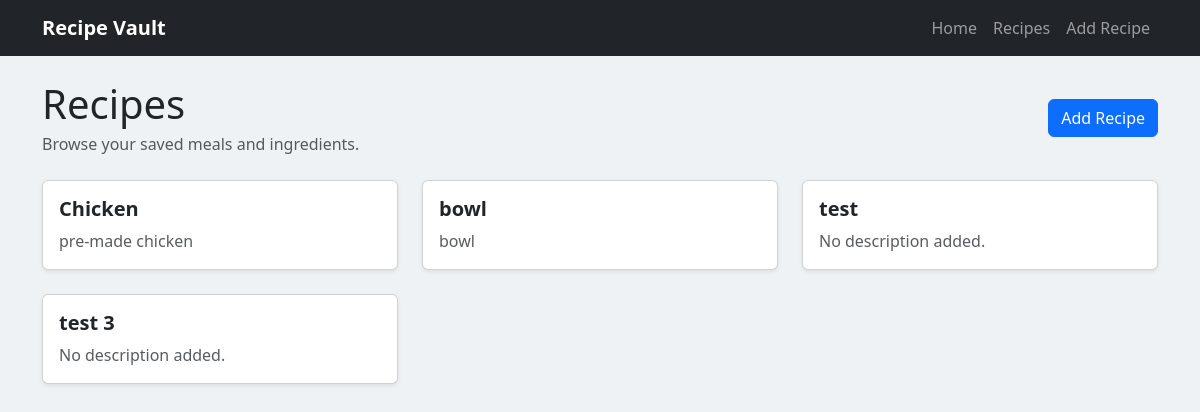
Page /recipes on the earlier database version.
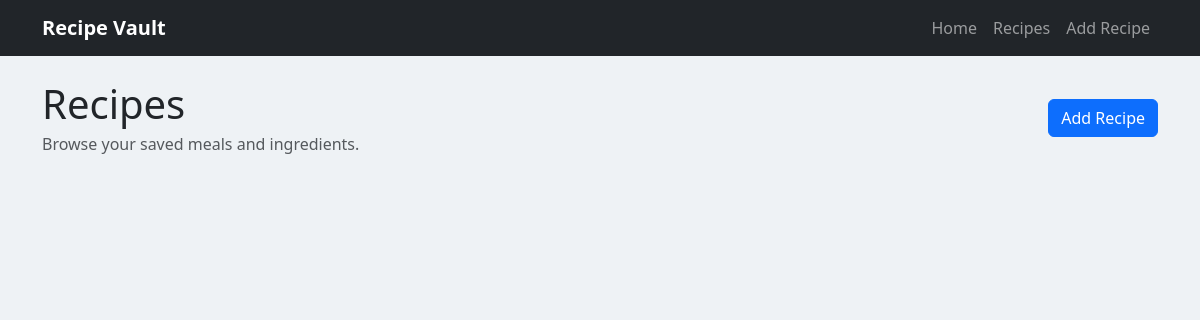
Same page on the later database version.
### app/models.py (models this page shows)
class Recipe(db.Model):
  id = db.Column(db.Integer, primary_key=True)
  title = db.Column(db.String(100), nullable=False)
  description = db.Column(db.String(500))
  ingredients = db.relationship(
    "Ingredient",
     backref="recipe",
     cascade="all, delete-orphan")
  instructions = db.Column(db.Text)

### app/routes.py (the view)
  @app.route("/recipes")
  def recipes():
    recipeList=Recipe.query.all()
    return render_template("recipes.html", recipes=recipeList)

### app/templates/recipes.html (shortened to what this page needs)
{% extends "base.html" %}
{% block content %}
<div class="d-flex justify-content-between align-items-center mb-4">
    <div>
        <h1 class="mb-1">Recipes</h1>
        <p class="text-muted mb-0">Browse your saved meals and ingredients.</p>
    </div>
    <a class="btn btn-primary" href="/recipes/new">Add Recipe</a>
</div>
<div class="row g-4">
    {% for recipe in recipes %}
    <div class="col-md-6 col-lg-4">
        <a href="/recipes/{{ recipe.id }}" class="text-decoration-none text-dark">
            <div class="card recipe-card h-100 shadow-sm">
                <div class="card-body">
                    <h5 class="card-title">{{ recipe.title }}</h5>
                    <p class="card-text text-muted">
                        {{ recipe.description or "No description added." }}
                    </p>
                </div>
            </div>
        </a>
    </div>
    {% endfor %}
</div>
{% endblock %}

### app/templates/base.html (shortened to what this page needs)
<!DOCTYPE html>
<html lang="en">
<head>
    <link href="https://cdn.jsdelivr.net/npm/bootstrap@5.3.3/dist/css/bootstrap.min.css" rel="stylesheet">
    <link rel="stylesheet" href="{{ url_for('static', filename='css/style.css') }}">
</head>
<body>
    <nav class="navbar navbar-expand-lg navbar-dark bg-dark mb-4">
        <div class="container">
            <a class="navbar-brand fw-bold" href="/">Recipe Vault</a>
            <div class="navbar-nav">
                <a class="nav-link" href="/">Home</a>
                <a class="nav-link" href="/recipes">Recipes</a>
                <a class="nav-link" href="/recipes/new">Add Recipe</a>
            </div>
        </div>
    </nav>
    <main class="container">
        {% block content %}
        {% endblock %}
    </main>
</body>
</html>

### app/static/css/style.css (style rules this page uses)
body { background-color: #eef2f5; }

Differences in the rows shown:
removed Recipe: title "Chicken", description "pre-made chicken"
removed Recipe: title "bowl", description "bowl"
removed Recipe: title "test", description "No description added."
removed Recipe: title "test 3", description "No description added."
